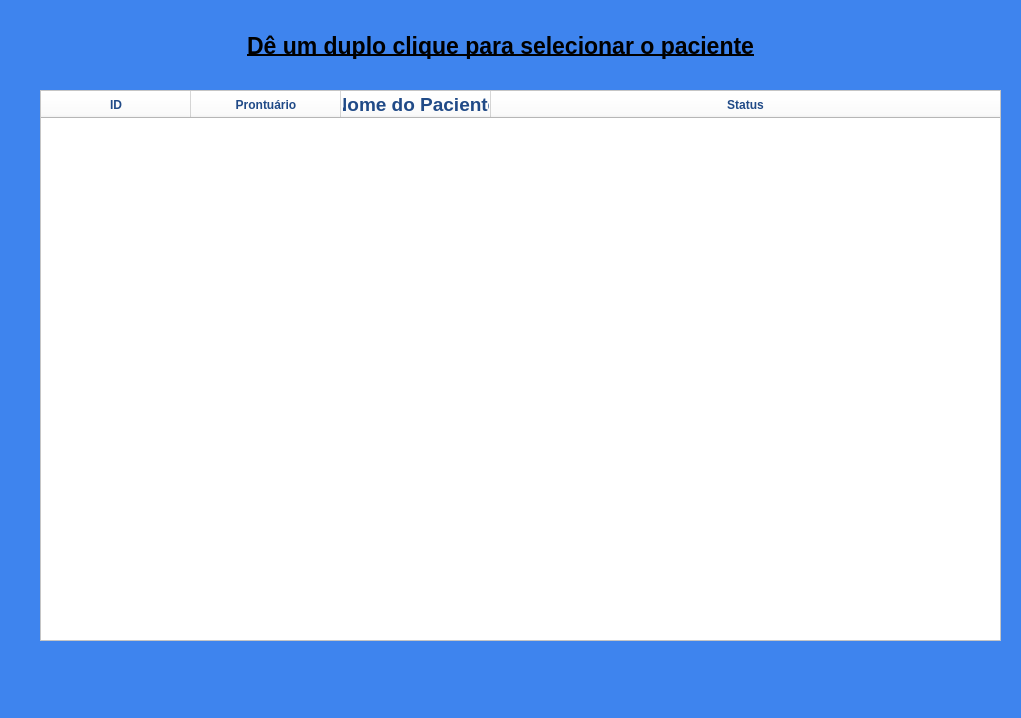
<?xml version="1.0" encoding="UTF-8"?>
<ui version="4.0">
 <class>MainWindow</class>
 <widget class="QMainWindow" name="MainWindow">
  <property name="windowModality">
   <enum>Qt::ApplicationModal</enum>
  </property>
  <property name="enabled">
   <bool>true</bool>
  </property>
  <property name="geometry">
   <rect>
    <x>0</x>
    <y>0</y>
    <width>1021</width>
    <height>718</height>
   </rect>
  </property>
  <property name="font">
   <font>
    <pointsize>14</pointsize>
   </font>
  </property>
  <property name="windowTitle">
   <string>Seleção de pacientes</string>
  </property>
  <property name="styleSheet">
   <string notr="true">background-color: rgb(62, 132, 238);</string>
  </property>
  <widget class="QWidget" name="centralwidget">
   <widget class="QLabel" name="lbl_id_user">
    <property name="geometry">
     <rect>
      <x>1080</x>
      <y>30</y>
      <width>41</width>
      <height>51</height>
     </rect>
    </property>
    <property name="font">
     <font>
      <pointsize>17</pointsize>
      <weight>75</weight>
      <bold>true</bold>
      <underline>true</underline>
     </font>
    </property>
    <property name="styleSheet">
     <string notr="true">color: rgb(62, 132, 238);</string>
    </property>
    <property name="text">
     <string/>
    </property>
    <property name="alignment">
     <set>Qt::AlignCenter</set>
    </property>
   </widget>
   <widget class="QLabel" name="label_4">
    <property name="geometry">
     <rect>
      <x>40</x>
      <y>20</y>
      <width>921</width>
      <height>51</height>
     </rect>
    </property>
    <property name="font">
     <font>
      <pointsize>17</pointsize>
      <weight>75</weight>
      <bold>true</bold>
      <underline>true</underline>
     </font>
    </property>
    <property name="text">
     <string>Dê um duplo clique para selecionar o paciente</string>
    </property>
    <property name="alignment">
     <set>Qt::AlignCenter</set>
    </property>
   </widget>
   <widget class="QTableWidget" name="TabelaPacientes">
    <property name="enabled">
     <bool>true</bool>
    </property>
    <property name="geometry">
     <rect>
      <x>40</x>
      <y>90</y>
      <width>961</width>
      <height>551</height>
     </rect>
    </property>
    <property name="sizePolicy">
     <sizepolicy hsizetype="Expanding" vsizetype="Expanding">
      <horstretch>0</horstretch>
      <verstretch>0</verstretch>
     </sizepolicy>
    </property>
    <property name="minimumSize">
     <size>
      <width>465</width>
      <height>0</height>
     </size>
    </property>
    <property name="font">
     <font>
      <pointsize>13</pointsize>
     </font>
    </property>
    <property name="cursor" stdset="0">
     <cursorShape>PointingHandCursor</cursorShape>
    </property>
    <property name="styleSheet">
     <string notr="true">background-color: rgb(255, 255, 255);
color: rgb(138, 226, 52);
color: rgb(32, 74, 135);</string>
    </property>
    <property name="editTriggers">
     <set>QAbstractItemView::NoEditTriggers</set>
    </property>
    <property name="selectionBehavior">
     <enum>QAbstractItemView::SelectRows</enum>
    </property>
    <property name="horizontalScrollMode">
     <enum>QAbstractItemView::ScrollPerPixel</enum>
    </property>
    <property name="sortingEnabled">
     <bool>false</bool>
    </property>
    <attribute name="horizontalHeaderDefaultSectionSize">
     <number>150</number>
    </attribute>
    <attribute name="horizontalHeaderShowSortIndicator" stdset="0">
     <bool>false</bool>
    </attribute>
    <attribute name="horizontalHeaderStretchLastSection">
     <bool>true</bool>
    </attribute>
    <column>
     <property name="text">
      <string>ID</string>
     </property>
     <property name="font">
      <font>
       <weight>75</weight>
       <bold>true</bold>
      </font>
     </property>
     <property name="textAlignment">
      <set>AlignCenter</set>
     </property>
    </column>
    <column>
     <property name="text">
      <string>Prontuário</string>
     </property>
     <property name="font">
      <font>
       <weight>75</weight>
       <bold>true</bold>
      </font>
     </property>
     <property name="textAlignment">
      <set>AlignCenter</set>
     </property>
    </column>
    <column>
     <property name="text">
      <string>Nome do Paciente</string>
     </property>
     <property name="font">
      <font>
       <pointsize>14</pointsize>
       <weight>75</weight>
       <bold>true</bold>
      </font>
     </property>
     <property name="textAlignment">
      <set>AlignCenter</set>
     </property>
    </column>
    <column>
     <property name="text">
      <string>Status</string>
     </property>
     <property name="font">
      <font>
       <weight>75</weight>
       <bold>true</bold>
      </font>
     </property>
     <property name="textAlignment">
      <set>AlignCenter</set>
     </property>
    </column>
   </widget>
  </widget>
 </widget>
 <resources/>
 <connections/>
</ui>
